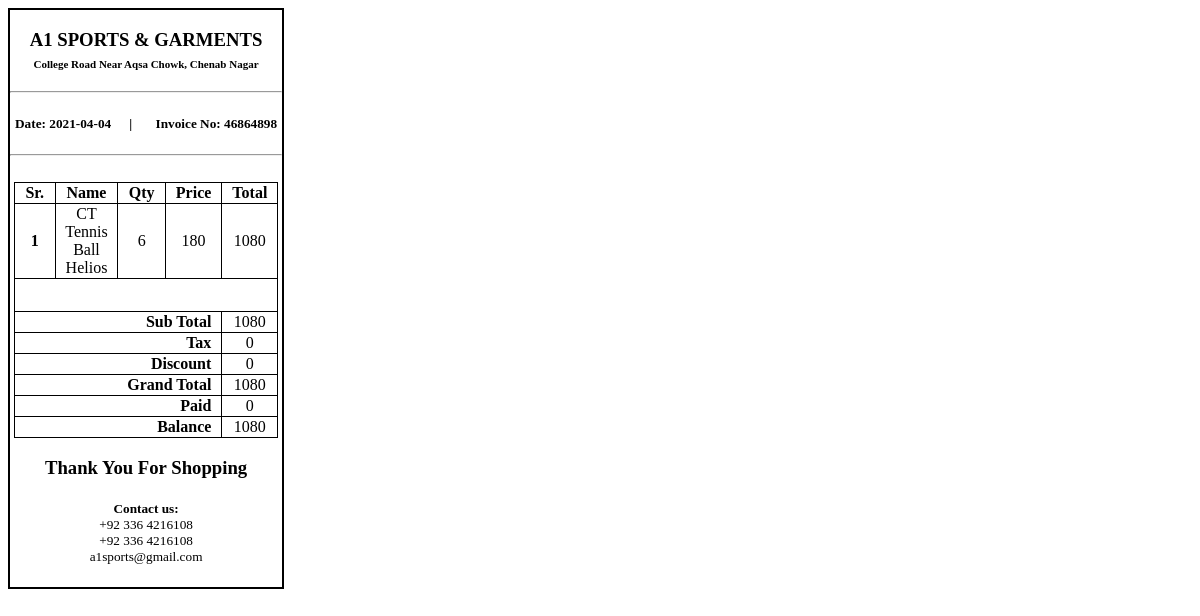
Page /includes/sale_invoice.php?&id=8 (signed in) on the committed database.
### tables this page shows
CREATE TABLE `sales` (
  `id` int(11) NOT NULL AUTO_INCREMENT,
  `date` date NOT NULL,
  `saleId` varchar(255) NOT NULL,
  `customerId` varchar(255) NOT NULL,
  `subTotal` double NOT NULL,
  `etc` double NOT NULL,
  `discount` double NOT NULL,
  `grandTotal` double NOT NULL,
  `paid` double NOT NULL,
  `balance` double NOT NULL,
  `expDate` date NOT NULL,
  `wholeTotal` double NOT NULL,
  `expenses` double NOT NULL,
  `cat` varchar(255) NOT NULL,
  `status` varchar(255) NOT NULL,
  PRIMARY KEY (`id`)
);

CREATE TABLE `sale_items` (
  `id` int(11) NOT NULL AUTO_INCREMENT,
  `saleId` varchar(255) NOT NULL,
  `pId` varchar(255) NOT NULL,
  `qty` double NOT NULL,
  `price` double NOT NULL,
  `total` double NOT NULL,
  PRIMARY KEY (`id`)
);

CREATE TABLE `stock` (
  `id` int(11) NOT NULL AUTO_INCREMENT,
  `itemId` varchar(255) NOT NULL,
  `date` date NOT NULL,
  `category` varchar(255) NOT NULL,
  `name` varchar(255) NOT NULL,
  `company` varchar(255) NOT NULL,
  `description` varchar(255) NOT NULL,
  `qty` double NOT NULL,
  `wholeSalePrice` double NOT NULL,
  `retailPrice` double NOT NULL,
  `image` varchar(255) NOT NULL,
  PRIMARY KEY (`id`)
);

### includes/sale_invoice.php (the view, shortened to what this page needs)
<!DOCTYPE html>
<html lang="en">
<head>
</head>
<body>
</body>
</html>
<?php
include("../database/connection.php");
if($_GET["id"]){
    $id = $_GET["id"];
    $query = "SELECT * FROM `sales` WHERE id = '$id'";
    $Result = $con->query($query);
    $result_row = $Result->fetch_array();
    $date = $result_row[1];
    $saleId = $result_row[2];
    $subTotal = $result_row[4];
    $etc = $result_row[5];
    $discount = $result_row[6];
    $grandTotal = $result_row[7];
    $initialPaid = $result_row[8];
    $balance = $result_row[9];
    $totalPayments = 0;
    $finalPayment = $initialPaid + $totalPayments;
    echo '<div id="invoice">
            <div id="header">
                <div id="title">
                    <h3>A1 SPORTS & GARMENTS<br><small><b>College Road Near Aqsa Chowk, Chenab Nagar</b></small></h3>
                    <hr>
                </div>
            </div>
            <div id="subheader">
                <div>
                    <h5><span id="date"> Date: '.$date.' </span><span id="divider"> | </span><span id="invoiceNo"> Invoice No: '.$saleId.'</span></h5>
                    <hr>
                </div>
            </div><br>';
    echo '<table>
            <tr>
                <th>Sr.</th>
                <th>Name</th>
                <th>Qty</th>
                <th>Price</th>
                <th>Total</th>
            </tr>';
    $i = 1;
    $itemQuery = mysqli_query($con,"SELECT * FROM `sale_items` WHERE saleId = '$saleId'");
    while($row = mysqli_fetch_assoc($itemQuery)){
        $itemId = $row['pId'];
        $itemNameQuery = "SELECT `name` FROM `stock` WHERE itemId = '$itemId'";
        $fetchItemName = $con->query($itemNameQuery);
        $result_row = $fetchItemName->fetch_array();
        $itemName = $result_row[0];
        $qty = $row["qty"];
        $price = $row["price"];
        $total = $row["total"];
        echo '<tr>
            <th>'.$i.'</th>
            <td>'.$itemName.'</td>
            <td>'.$qty.'</td>
            <td>'.$price.'</td>
            <td>'.$total.'</td>
        </tr>
        <tr>
            <td colspan="5" style="height:30px;"></td>
        </tr>';
        $i++;
    }
    echo '<tr>
            <th colspan="4" style="text-align:right; padding-right:10px;">Sub Total </th>
            <td>'.$subTotal.'</td>
        </tr>
        <tr>
            <th colspan="4" style="text-align:right; padding-right:10px;">Tax </th>
            <td>'.$etc.'</td>
        </tr>
        <tr>
            <th colspan="4" style="text-align:right; padding-right:10px;">Discount </th>
            <td>'.$discount.'</td>
        </tr>
        <tr>
            <th colspan="4" style="text-align:right; padding-right:10px;">Grand Total </th>
            <td>'.$grandTotal.'</td>
        </tr>
        <tr>
            <th colspan="4" style="text-align:right; padding-right:10px;">Paid </th>
            <td>'.$finalPayment.'</td>
        </tr>
        <tr>
            <th colspan="4" style="text-align:right; padding-right:10px;">Balance </th>
            <td>'.$balance.'</td>
        </tr>
        </table>';
    echo '<div id="footer">
            <h3>Thank You For Shopping</h3>
                <h5>Contact us:<span id="contactInfo"><br>+92 336 4216108<br>+92 336 4216108<br>a1sports@gmail.com</span></h5>
        </div>';
    echo '</div>';
}
?>

### includes/sale_invoice.php (style rules this page uses)
#invoice { border: 2px solid black; width: 72mm; }
#header { text-align: center; }
small { font-size: 11px; }
#date { float: left; padding-left: 5px; }
#invoiceNo { float: right; padding-right: 5px; }
#divider { padding-left: 18px; }
table,tr,td,th { border: 1px solid black; margin: auto; width: 70mm; border-collapse: collapse; text-align: center; }
#footer { text-align: center; }
#contactInfo { text-decoration: none; font-weight: 100; }

### rows in the picture
sales: date "2021-04-04", saleId "46864898", subTotal "1080", etc "0", discount "0", grandTotal "1080", paid "0", balance "1080"
sale_items: stock.name "CT Tennis Ball Helios", qty "6", price "180", total "1080"
